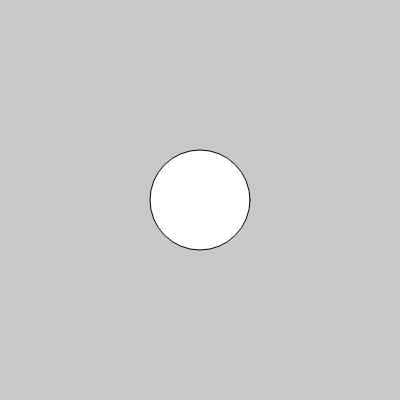
Frame 1 (no input)
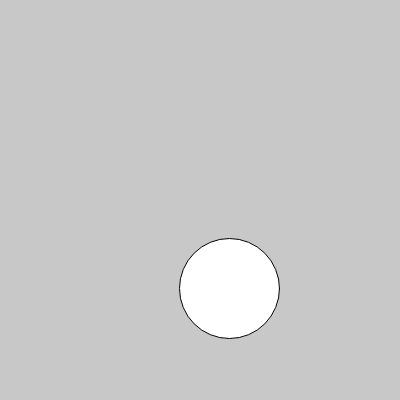
Frame 60 (no input)
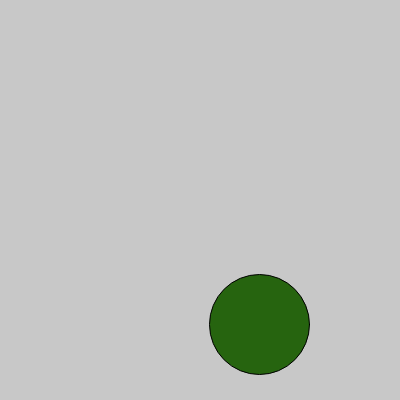
Frame 120 (the mouse pressed at the canvas centre since frame 60)

The p5.js sketch that drew these frames (run headless with seeded random() and noise() and a simulated clock; from frame 60 on, the mouse is pressed at the canvas centre):

// p5.js sketch
// ── sketch.js
// Declare variables
let x = 200;
let y = 200;
let speedX = 0.5;
let speedY = 1.5;
let radius = 50;

function setup() {
  createCanvas(400, 400);
}

function draw() {
  background(200);
  if (mouseIsPressed) fill(random(255), random(255), random(255));
  ellipse(x, y, 2 * radius, 2 * radius);
  x += speedX;
  y += speedY;
  if (x + radius > width || x - radius < 0) speedX *= -1;
  if (y + radius > height || y - radius < 0) speedY *= -1;
}
